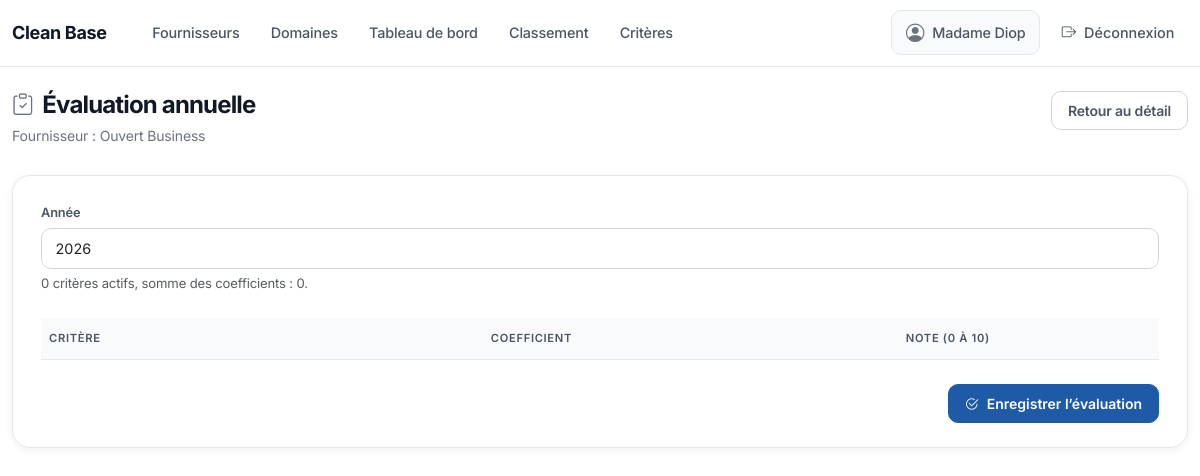
/fournisseurs/15/evaluation-annuelle/ (signed in), run on an earlier commit of the app's database.
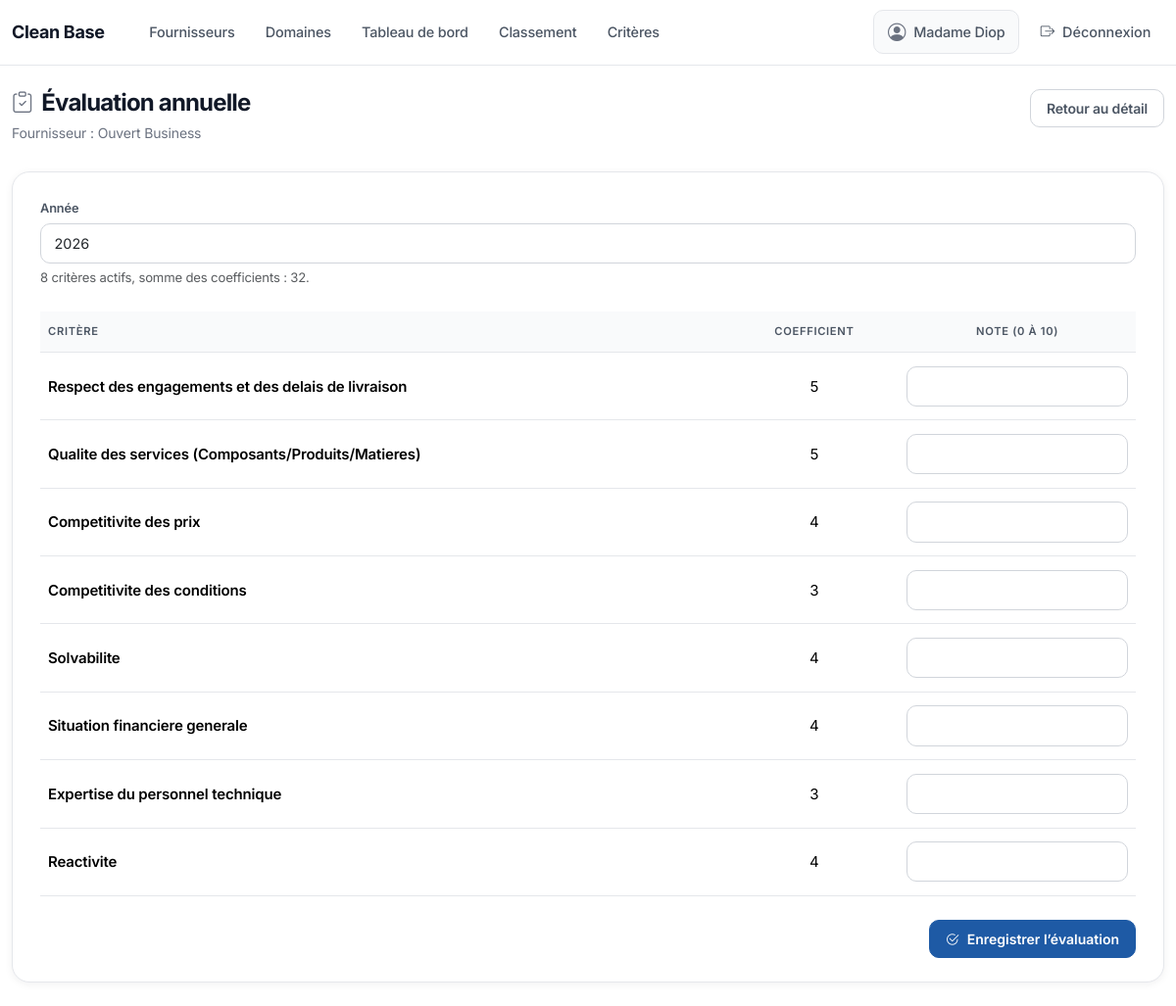
And on a later commit of the database.
### fournisseurs/models.py (models this page shows, shortened)
class CritereEvaluation(models.Model):
    code = models.CharField(max_length=80, unique=True)
    libelle = models.CharField(max_length=255)
    coefficient = models.PositiveSmallIntegerField(
        validators=[MinValueValidator(1), MaxValueValidator(5)]
    )
    ordre = models.PositiveSmallIntegerField(default=1)
    actif = models.BooleanField(default=True)
    class Meta:
        verbose_name = "Critère d’évaluation"
        verbose_name_plural = "Critères d’évaluation"
        ordering = ["ordre", "libelle"]

### fournisseurs/views.py (the view, shortened to what this page needs)
class FournisseurEvaluationCreateView(LoginRequiredMixin, View):
    template_name = "fournisseurs/fournisseur_evaluation_form.html"
    def get(self, request, pk, *args, **kwargs):
        fournisseur = get_object_or_404(Fournisseur, pk=pk)
        annee = self._parse_annee(request.GET.get("annee"))
        criteres = list(get_criteres_actifs())
        form = EvaluationAnnuelleForm(criteres=criteres)
        return self._render(request, fournisseur, form, annee, criteres)
    def _parse_annee(self, raw_value):
        from datetime import date
        current_year = date.today().year
        try:
            annee = int(raw_value)
        except (TypeError, ValueError):
            return current_year
        return annee if 2000 <= annee <= 2100 else current_year
    def _render(self, request, fournisseur, form, annee, criteres):
        total_coeff = sum(c.coefficient for c in criteres)
        return render(
            request,
            self.template_name,
            {
                "fournisseur": fournisseur,
                "form": form,
                "annee": annee,
                "criteres_count": len(criteres),
                "total_coeff": total_coeff,
            },
        )

### fournisseurs/forms.py (shortened to what this page needs)
class EvaluationAnnuelleForm(forms.Form):
    def __init__(self, *args, criteres=None, **kwargs):
        super().__init__(*args, **kwargs)
        self.criteres = list(criteres or [])
        for critere in self.criteres:
            field_name = f"critere_{critere.pk}"
            self.fields[field_name] = forms.DecimalField(
                label=critere.libelle,
                min_value=Decimal("0"),
                max_value=Decimal("10"),
                decimal_places=2,
                max_digits=4,
                widget=forms.NumberInput(
                    attrs={
                        "class": "form-control",
                        "step": "0.01",
                        "min": "0",
                        "max": "10",
                    }
                ),
            )
    def iter_fields(self):
        for critere in self.criteres:
            yield {
                "critere": critere,
                "field": self[f"critere_{critere.pk}"],
            }

### fournisseurs/forms.py (called while the page is built)
def get_criteres_actifs():
    return CritereEvaluation.objects.filter(actif=True).order_by("ordre", "libelle")

### fournisseurs/templates/fournisseurs/fournisseur_evaluation_form.html (shortened to what this page needs)
{% extends "base.html" %}
{% block content %}
  <header class="saas-page-header">
    <div>
      <h1 class="saas-page-title">
        <i class="bi bi-clipboard-check" aria-hidden="true"></i>
        <span>Évaluation annuelle</span>
      </h1>
      <p class="saas-page-sub mb-0">
        Fournisseur : {{ fournisseur.raison_sociale }}
      </p>
    </div>
    <div class="text-end">
      <a class="btn btn-outline-secondary" href="{% url 'fournisseurs:fournisseur_detail' fournisseur.pk %}">
        Retour au détail
      </a>
    </div>
  </header>
  <div class="card">
    <div class="card-body saas-card-body-pad">
      <form method="post" novalidate>
        <div class="mb-4">
          <label for="id_annee" class="form-label">Année</label>
          <input
            type="number"
            id="id_annee"
            name="annee"
            value="{{ annee }}"
            min="2000"
            max="2100"
            class="form-control"
            required
          >
          <div class="form-text">
            {{ criteres_count }} critères actifs, somme des coefficients : {{ total_coeff }}.
          </div>
        </div>
        <div class="table-responsive">
          <table class="table align-middle">
            <thead>
              <tr>
                <th>Critère</th>
                <th class="text-center">Coefficient</th>
                <th class="text-center">Note (0 à 10)</th>
              </tr>
            </thead>
            <tbody>
              {% for item in form.iter_fields %}
                <tr>
                  <td>
                    <div class="fw-semibold">{{ item.critere.libelle }}</div>
                  </td>
                  <td class="text-center">{{ item.critere.coefficient }}</td>
                  <td class="text-center" style="max-width: 160px;">
                    {{ item.field }}
                  </td>
                </tr>
              {% endfor %}
            </tbody>
          </table>
        </div>
        <div class="mt-4 d-flex justify-content-end">
          <button type="submit" class="btn btn-primary d-inline-flex align-items-center gap-2">
            <i class="bi bi-check2-circle"></i>
            <span>Enregistrer l’évaluation</span>
          </button>
        </div>
      </form>
    </div>
  </div>
{% endblock %}

What changed in the data, as far as the page shows it:
added CritereEvaluation: critere.libelle "Respect des engagements et des delais de livraison", critere.coefficient "5"
added CritereEvaluation: critere.libelle "Qualite des services (Composants/Produits/Matieres)", critere.coefficient "5"
added CritereEvaluation: critere.libelle "Competitivite des prix", critere.coefficient "4"
added CritereEvaluation: critere.libelle "Competitivite des conditions", critere.coefficient "3"
added CritereEvaluation: critere.libelle "Solvabilite", critere.coefficient "4"
added CritereEvaluation: critere.libelle "Situation financiere generale", critere.coefficient "4"
added CritereEvaluation: critere.libelle "Expertise du personnel technique", critere.coefficient "3"
added CritereEvaluation: critere.libelle "Reactivite", critere.coefficient "4"
Also different on the page:
{{ criteres_count }}: "0" → "8"
{{ total_coeff }}: "0" → "32"
